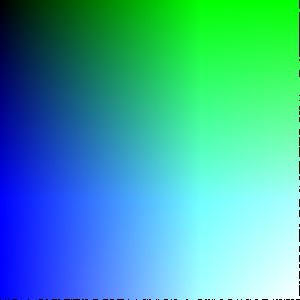
Frame 1 (no input)
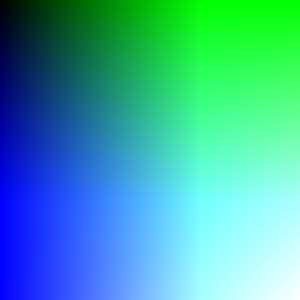
Frame 60 (the mouse pressed at the canvas centre just before this capture)
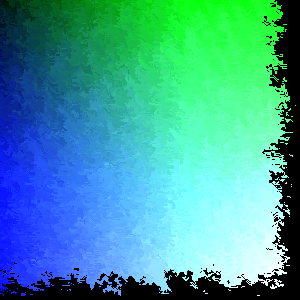
Frame 120 (the mouse held since frame 60 and released just before this capture)

The Processing sketch that drew these frames (run headless with seeded random() and noise(); from frame 60 on, the mouse is pressed at the canvas centre):

// Processing sketch: processing_12433
// ── processing_12433.pde

int w = 300;
float density = 0.1;
void setup()
{
  size(300,300);
  noSmooth();
  for(int i = 0; i<w*w; i++)
  {
    int x = i%w;
    int y = i/w;
    float r = norm(x * y, 0.0, w*w)*255;
    float g = norm(x*1.5, 0.0, w)*255;
    float b = norm(y*1.5, 0.0, w)*255;
    set(x,y, color(r,g,b));
  }
}

void draw()
{
  for(int i = 0; i<w*w;i++)
  {
    int x = i%w;
    int y = i/w;
    int vx = round(noise(x*.7,y*.4, frameCount*.1 ));
    int vy = round(noise(x*.5,y*.05, frameCount *.05));
    vx = int(cos(vx)*1.2);
    vy = int(sin(vy)*1.3);
    color c = get(x + vx, y  + vy);
    set(x, y, c);
  }
}

void mousePressed()
{
  setup();
}
